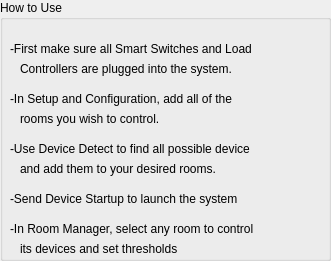
     <widget class="QGroupBox" name="groupBox_7">
      <property name="geometry">
       <rect>
        <x>10</x>
        <y>30</y>
        <width>331</width>
        <height>261</height>
       </rect>
      </property>
      <property name="palette">
       <palette>
        <active>
         <colorrole role="WindowText">
          <brush brushstyle="SolidPattern">
           <color alpha="255">
            <red>0</red>
            <green>0</green>
            <blue>0</blue>
           </color>
          </brush>
         </colorrole>
         <colorrole role="Text">
          <brush brushstyle="SolidPattern">
           <color alpha="255">
            <red>255</red>
            <green>255</green>
            <blue>255</blue>
           </color>
          </brush>
         </colorrole>
        </active>
        <inactive>
         <colorrole role="WindowText">
          <brush brushstyle="SolidPattern">
           <color alpha="255">
            <red>0</red>
            <green>0</green>
            <blue>0</blue>
           </color>
          </brush>
         </colorrole>
         <colorrole role="Text">
          <brush brushstyle="SolidPattern">
           <color alpha="255">
            <red>255</red>
            <green>255</green>
            <blue>255</blue>
           </color>
          </brush>
         </colorrole>
        </inactive>
        <disabled>
         <colorrole role="WindowText">
          <brush brushstyle="SolidPattern">
           <color alpha="255">
            <red>159</red>
            <green>158</green>
            <blue>158</blue>
           </color>
          </brush>
         </colorrole>
         <colorrole role="Text">
          <brush brushstyle="SolidPattern">
           <color alpha="255">
            <red>159</red>
            <green>158</green>
            <blue>158</blue>
           </color>
          </brush>
         </colorrole>
        </disabled>
       </palette>
      </property>
      <property name="styleSheet">
       <string notr="true">font: 11pt &quot;Ubuntu&quot;;</string>
      </property>
      <property name="title">
       <string>How to Use</string>
      </property>
      <widget class="QLabel" name="dev1_id_5">
       <property name="geometry">
        <rect>
         <x>10</x>
         <y>40</y>
         <width>341</width>
         <height>17</height>
        </rect>
       </property>
       <property name="palette">
        <palette>
         <active>
          <colorrole role="WindowText">
           <brush brushstyle="SolidPattern">
            <color alpha="255">
             <red>0</red>
             <green>0</green>
             <blue>0</blue>
            </color>
           </brush>
          </colorrole>
          <colorrole role="Text">
           <brush brushstyle="SolidPattern">
            <color alpha="255">
             <red>255</red>
             <green>255</green>
             <blue>255</blue>
            </color>
           </brush>
          </colorrole>
         </active>
         <inactive>
          <colorrole role="WindowText">
           <brush brushstyle="SolidPattern">
            <color alpha="255">
             <red>0</red>
             <green>0</green>
             <blue>0</blue>
            </color>
           </brush>
          </colorrole>
          <colorrole role="Text">
           <brush brushstyle="SolidPattern">
            <color alpha="255">
             <red>255</red>
             <green>255</green>
             <blue>255</blue>
            </color>
           </brush>
          </colorrole>
         </inactive>
         <disabled>
          <colorrole role="WindowText">
           <brush brushstyle="SolidPattern">
            <color alpha="255">
             <red>159</red>
             <green>158</green>
             <blue>158</blue>
            </color>
           </brush>
          </colorrole>
          <colorrole role="Text">
           <brush brushstyle="SolidPattern">
            <color alpha="255">
             <red>159</red>
             <green>158</green>
             <blue>158</blue>
            </color>
           </brush>
          </colorrole>
         </disabled>
        </palette>
       </property>
       <property name="text">
        <string>-First make sure all Smart Switches and Load </string>
       </property>
      </widget>
      <widget class="QLabel" name="dev1_id_6">
       <property name="geometry">
        <rect>
         <x>20</x>
         <y>60</y>
         <width>281</width>
         <height>17</height>
        </rect>
       </property>
       <property name="palette">
        <palette>
         <active>
          <colorrole role="WindowText">
           <brush brushstyle="SolidPattern">
            <color alpha="255">
             <red>0</red>
             <green>0</green>
             <blue>0</blue>
            </color>
           </brush>
          </colorrole>
          <colorrole role="Text">
           <brush brushstyle="SolidPattern">
            <color alpha="255">
             <red>255</red>
             <green>255</green>
             <blue>255</blue>
            </color>
           </brush>
          </colorrole>
         </active>
         <inactive>
          <colorrole role="WindowText">
           <brush brushstyle="SolidPattern">
            <color alpha="255">
             <red>0</red>
             <green>0</green>
             <blue>0</blue>
            </color>
           </brush>
          </colorrole>
          <colorrole role="Text">
           <brush brushstyle="SolidPattern">
            <color alpha="255">
             <red>255</red>
             <green>255</green>
             <blue>255</blue>
            </color>
           </brush>
          </colorrole>
         </inactive>
         <disabled>
          <colorrole role="WindowText">
           <brush brushstyle="SolidPattern">
            <color alpha="255">
             <red>159</red>
             <green>158</green>
             <blue>158</blue>
            </color>
           </brush>
          </colorrole>
          <colorrole role="Text">
           <brush brushstyle="SolidPattern">
            <color alpha="255">
             <red>159</red>
             <green>158</green>
             <blue>158</blue>
            </color>
           </brush>
          </colorrole>
         </disabled>
        </palette>
       </property>
       <property name="text">
        <string>Controllers are plugged into the system.</string>
       </property>
      </widget>
      <widget class="QLabel" name="dev1_id_7">
       <property name="geometry">
        <rect>
         <x>10</x>
         <y>90</y>
         <width>301</width>
         <height>17</height>
        </rect>
       </property>
       <property name="palette">
        <palette>
         <active>
          <colorrole role="WindowText">
           <brush brushstyle="SolidPattern">
            <color alpha="255">
             <red>0</red>
             <green>0</green>
             <blue>0</blue>
            </color>
           </brush>
          </colorrole>
          <colorrole role="Text">
           <brush brushstyle="SolidPattern">
            <color alpha="255">
             <red>255</red>
             <green>255</green>
             <blue>255</blue>
            </color>
           </brush>
          </colorrole>
         </active>
         <inactive>
          <colorrole role="WindowText">
           <brush brushstyle="SolidPattern">
            <color alpha="255">
             <red>0</red>
             <green>0</green>
             <blue>0</blue>
            </color>
           </brush>
          </colorrole>
          <colorrole role="Text">
           <brush brushstyle="SolidPattern">
            <color alpha="255">
             <red>255</red>
             <green>255</green>
             <blue>255</blue>
            </color>
           </brush>
          </colorrole>
         </inactive>
         <disabled>
          <colorrole role="WindowText">
           <brush brushstyle="SolidPattern">
            <color alpha="255">
             <red>159</red>
             <green>158</green>
             <blue>158</blue>
            </color>
           </brush>
          </colorrole>
          <colorrole role="Text">
           <brush brushstyle="SolidPattern">
            <color alpha="255">
             <red>159</red>
             <green>158</green>
             <blue>158</blue>
            </color>
           </brush>
          </colorrole>
         </disabled>
        </palette>
       </property>
       <property name="text">
        <string>-In Setup and Configuration, add all of the</string>
       </property>
      </widget>
      <widget class="QLabel" name="dev1_id_14">
       <property name="geometry">
        <rect>
         <x>20</x>
         <y>110</y>
         <width>301</width>
         <height>17</height>
        </rect>
       </property>
       <property name="palette">
        <palette>
         <active>
          <colorrole role="WindowText">
           <brush brushstyle="SolidPattern">
            <color alpha="255">
             <red>0</red>
             <green>0</green>
             <blue>0</blue>
            </color>
           </brush>
          </colorrole>
          <colorrole role="Text">
           <brush brushstyle="SolidPattern">
            <color alpha="255">
             <red>255</red>
             <green>255</green>
             <blue>255</blue>
            </color>
           </brush>
          </colorrole>
         </active>
         <inactive>
          <colorrole role="WindowText">
           <brush brushstyle="SolidPattern">
            <color alpha="255">
             <red>0</red>
             <green>0</green>
             <blue>0</blue>
            </color>
           </brush>
          </colorrole>
          <colorrole role="Text">
           <brush brushstyle="SolidPattern">
            <color alpha="255">
             <red>255</red>
             <green>255</green>
             <blue>255</blue>
            </color>
           </brush>
          </colorrole>
         </inactive>
         <disabled>
          <colorrole role="WindowText">
           <brush brushstyle="SolidPattern">
            <color alpha="255">
             <red>159</red>
             <green>158</green>
             <blue>158</blue>
            </color>
           </brush>
          </colorrole>
          <colorrole role="Text">
           <brush brushstyle="SolidPattern">
            <color alpha="255">
             <red>159</red>
             <green>158</green>
             <blue>158</blue>
            </color>
           </brush>
          </colorrole>
         </disabled>
        </palette>
       </property>
       <property name="text">
        <string>rooms you wish to control.</string>
       </property>
      </widget>
      <widget class="QLabel" name="dev1_id_15">
       <property name="geometry">
        <rect>
         <x>10</x>
         <y>140</y>
         <width>311</width>
         <height>17</height>
        </rect>
       </property>
       <property name="palette">
        <palette>
         <active>
          <colorrole role="WindowText">
           <brush brushstyle="SolidPattern">
            <color alpha="255">
             <red>0</red>
             <green>0</green>
             <blue>0</blue>
            </color>
           </brush>
          </colorrole>
          <colorrole role="Text">
           <brush brushstyle="SolidPattern">
            <color alpha="255">
             <red>255</red>
             <green>255</green>
             <blue>255</blue>
            </color>
           </brush>
          </colorrole>
         </active>
         <inactive>
          <colorrole role="WindowText">
           <brush brushstyle="SolidPattern">
            <color alpha="255">
             <red>0</red>
             <green>0</green>
             <blue>0</blue>
            </color>
           </brush>
          </colorrole>
          <colorrole role="Text">
           <brush brushstyle="SolidPattern">
            <color alpha="255">
             <red>255</red>
             <green>255</green>
             <blue>255</blue>
            </color>
           </brush>
          </colorrole>
         </inactive>
         <disabled>
          <colorrole role="WindowText">
           <brush brushstyle="SolidPattern">
            <color alpha="255">
             <red>159</red>
             <green>158</green>
             <blue>158</blue>
            </color>
           </brush>
          </colorrole>
          <colorrole role="Text">
           <brush brushstyle="SolidPattern">
            <color alpha="255">
             <red>159</red>
             <green>158</green>
             <blue>158</blue>
            </color>
           </brush>
          </colorrole>
         </disabled>
        </palette>
       </property>
       <property name="text">
        <string>-Use Device Detect to find all possible device</string>
       </property>
      </widget>
      <widget class="QLabel" name="dev1_id_16">
       <property name="geometry">
        <rect>
         <x>20</x>
         <y>160</y>
         <width>301</width>
         <height>17</height>
        </rect>
       </property>
       <property name="palette">
        <palette>
         <active>
          <colorrole role="WindowText">
           <brush brushstyle="SolidPattern">
            <color alpha="255">
             <red>0</red>
             <green>0</green>
             <blue>0</blue>
            </color>
           </brush>
          </colorrole>
          <colorrole role="Text">
           <brush brushstyle="SolidPattern">
            <color alpha="255">
             <red>255</red>
             <green>255</green>
             <blue>255</blue>
            </color>
           </brush>
          </colorrole>
         </active>
         <inactive>
          <colorrole role="WindowText">
           <brush brushstyle="SolidPattern">
            <color alpha="255">
             <red>0</red>
             <green>0</green>
             <blue>0</blue>
            </color>
           </brush>
          </colorrole>
          <colorrole role="Text">
           <brush brushstyle="SolidPattern">
            <color alpha="255">
             <red>255</red>
             <green>255</green>
             <blue>255</blue>
            </color>
           </brush>
          </colorrole>
         </inactive>
         <disabled>
          <colorrole role="WindowText">
           <brush brushstyle="SolidPattern">
            <color alpha="255">
             <red>159</red>
             <green>158</green>
             <blue>158</blue>
            </color>
           </brush>
          </colorrole>
          <colorrole role="Text">
           <brush brushstyle="SolidPattern">
            <color alpha="255">
             <red>159</red>
             <green>158</green>
             <blue>158</blue>
            </color>
           </brush>
          </colorrole>
         </disabled>
        </palette>
       </property>
       <property name="text">
        <string>and add them to your desired rooms.</string>
       </property>
      </widget>
      <widget class="QLabel" name="dev1_id_17">
       <property name="geometry">
        <rect>
         <x>10</x>
         <y>190</y>
         <width>311</width>
         <height>17</height>
        </rect>
       </property>
       <property name="palette">
        <palette>
         <active>
          <colorrole role="WindowText">
           <brush brushstyle="SolidPattern">
            <color alpha="255">
             <red>0</red>
             <green>0</green>
             <blue>0</blue>
            </color>
           </brush>
          </colorrole>
          <colorrole role="Text">
           <brush brushstyle="SolidPattern">
            <color alpha="255">
             <red>255</red>
             <green>255</green>
             <blue>255</blue>
            </color>
           </brush>
          </colorrole>
         </active>
         <inactive>
          <colorrole role="WindowText">
           <brush brushstyle="SolidPattern">
            <color alpha="255">
             <red>0</red>
             <green>0</green>
             <blue>0</blue>
            </color>
           </brush>
          </colorrole>
          <colorrole role="Text">
           <brush brushstyle="SolidPattern">
            <color alpha="255">
             <red>255</red>
             <green>255</green>
             <blue>255</blue>
            </color>
           </brush>
          </colorrole>
         </inactive>
         <disabled>
          <colorrole role="WindowText">
           <brush brushstyle="SolidPattern">
            <color alpha="255">
             <red>159</red>
             <green>158</green>
             <blue>158</blue>
            </color>
           </brush>
          </colorrole>
          <colorrole role="Text">
           <brush brushstyle="SolidPattern">
            <color alpha="255">
             <red>159</red>
             <green>158</green>
             <blue>158</blue>
            </color>
           </brush>
          </colorrole>
         </disabled>
        </palette>
       </property>
       <property name="text">
        <string>-Send Device Startup to launch the system</string>
       </property>
      </widget>
      <widget class="QLabel" name="dev1_id_18">
       <property name="geometry">
        <rect>
         <x>10</x>
         <y>220</y>
         <width>321</width>
         <height>17</height>
        </rect>
       </property>
       <property name="palette">
        <palette>
         <active>
          <colorrole role="WindowText">
           <brush brushstyle="SolidPattern">
            <color alpha="255">
             <red>0</red>
             <green>0</green>
             <blue>0</blue>
            </color>
           </brush>
          </colorrole>
          <colorrole role="Text">
           <brush brushstyle="SolidPattern">
            <color alpha="255">
             <red>255</red>
             <green>255</green>
             <blue>255</blue>
            </color>
           </brush>
          </colorrole>
         </active>
         <inactive>
          <colorrole role="WindowText">
           <brush brushstyle="SolidPattern">
            <color alpha="255">
             <red>0</red>
             <green>0</green>
             <blue>0</blue>
            </color>
           </brush>
          </colorrole>
          <colorrole role="Text">
           <brush brushstyle="SolidPattern">
            <color alpha="255">
             <red>255</red>
             <green>255</green>
             <blue>255</blue>
            </color>
           </brush>
          </colorrole>
         </inactive>
         <disabled>
          <colorrole role="WindowText">
           <brush brushstyle="SolidPattern">
            <color alpha="255">
             <red>159</red>
             <green>158</green>
             <blue>158</blue>
            </color>
           </brush>
          </colorrole>
          <colorrole role="Text">
           <brush brushstyle="SolidPattern">
            <color alpha="255">
             <red>159</red>
             <green>158</green>
             <blue>158</blue>
            </color>
           </brush>
          </colorrole>
         </disabled>
        </palette>
       </property>
       <property name="text">
        <string>-In Room Manager, select any room to control</string>
       </property>
      </widget>
      <widget class="QLabel" name="dev1_id_19">
       <property name="geometry">
        <rect>
         <x>20</x>
         <y>240</y>
         <width>221</width>
         <height>17</height>
        </rect>
       </property>
       <property name="palette">
        <palette>
         <active>
          <colorrole role="WindowText">
           <brush brushstyle="SolidPattern">
            <color alpha="255">
             <red>0</red>
             <green>0</green>
             <blue>0</blue>
            </color>
           </brush>
          </colorrole>
          <colorrole role="Text">
           <brush brushstyle="SolidPattern">
            <color alpha="255">
             <red>255</red>
             <green>255</green>
             <blue>255</blue>
            </color>
           </brush>
          </colorrole>
         </active>
         <inactive>
          <colorrole role="WindowText">
           <brush brushstyle="SolidPattern">
            <color alpha="255">
             <red>0</red>
             <green>0</green>
             <blue>0</blue>
            </color>
           </brush>
          </colorrole>
          <colorrole role="Text">
           <brush brushstyle="SolidPattern">
            <color alpha="255">
             <red>255</red>
             <green>255</green>
             <blue>255</blue>
            </color>
           </brush>
          </colorrole>
         </inactive>
         <disabled>
          <colorrole role="WindowText">
           <brush brushstyle="SolidPattern">
            <color alpha="255">
             <red>159</red>
             <green>158</green>
             <blue>158</blue>
            </color>
           </brush>
          </colorrole>
          <colorrole role="Text">
           <brush brushstyle="SolidPattern">
            <color alpha="255">
             <red>159</red>
             <green>158</green>
             <blue>158</blue>
            </color>
           </brush>
          </colorrole>
         </disabled>
        </palette>
       </property>
       <property name="text">
        <string>its devices and set thresholds</string>
       </property>
      </widget>
     </widget>
